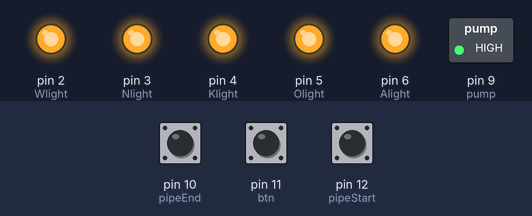
Bench run of a sketch on a simulated Arduino Uno, built with avr-gcc and run on an emulated ATmega328P. On the bench: switched loads named in the sketch (green lamp = pin HIGH), output pins drawn as LEDs (lit = HIGH). Inputs (shaded band) come from the test bench; at power-on: pin 10 (pipeEnd) HIGH, pin 11 (btn) HIGH, pin 12 (pipeStart) HIGH.

Above: at 1.2 s.
1.3 s: pin 10 (pipeEnd) pulled LOW for 0.15 s
At 1.7 s:
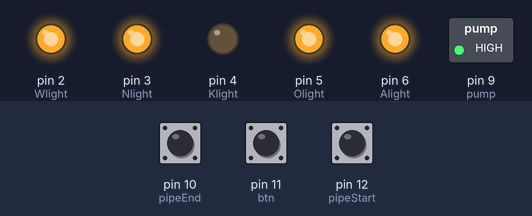
At 4.0 s:
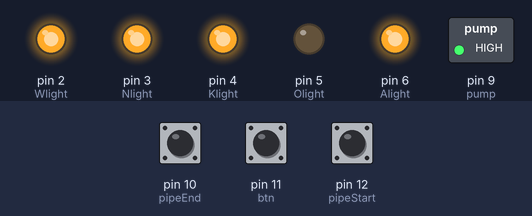
Timing chart, 0 to 10.3 s (numbered marks = the images above; inputs shaded):
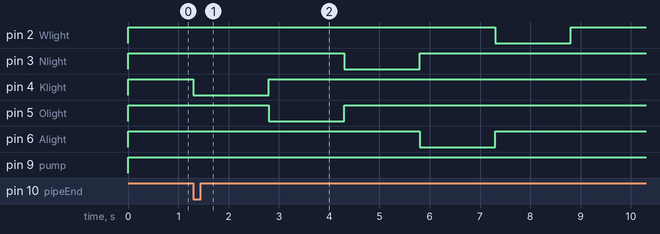

Measured:
- after the input at 1.3 s, pin 2 (Wlight): HIGH → LOW after 6.0 s, → HIGH 1.5 s later; pin 3 (Nlight): HIGH → LOW after 3.0 s, → HIGH 1.5 s later; pin 4 (Klight): HIGH → LOW at once, → HIGH 1.5 s later; pin 5 (Olight): HIGH → LOW after 1.5 s, → HIGH 1.5 s later; pin 6 (Alight): HIGH → LOW after 4.5 s, → HIGH 1.5 s later

The sketch:

PipePumpMain.ino
```cpp
#include <Time.h>
#include <TimeAlarms.h>

// W = 2
// n = 3
// k = 4
// a = 5
// o = 6

// kanow

// nkwoa -> konaw
int Nlight = 3;
int Klight = 4;
int Olight = 5;
int Alight = 6;
int Wlight = 2;

int window = 13;
int pipeStart = 12;
int btn = 11;  // 리셋 버튼
int pipeEnd = 10;
int pump = 9;
int pipeFirst = false;

void setup() {
  Serial.begin(9600);
  pinMode(Klight, OUTPUT);
  pinMode(Olight, OUTPUT);
  pinMode(Nlight, OUTPUT);
  pinMode(Alight, OUTPUT);
  pinMode(Wlight, OUTPUT);
  pinMode(pump, OUTPUT);
  pinMode(pipeStart, INPUT_PULLUP);
  pinMode(pipeEnd, INPUT_PULLUP);
  pinMode(window, INPUT_PULLUP);
  pinMode(btn, INPUT_PULLUP);
}

void loop() {
  unsigned long currentMillis = millis();
  digitalWrite(Klight, HIGH);
  digitalWrite(Olight, HIGH);
  digitalWrite(Nlight, HIGH);
  digitalWrite(Alight, HIGH);
  digitalWrite(Wlight, HIGH);
  digitalWrite(pump, HIGH);
  if (digitalRead(pipeStart) == 1) {
    pipeFirst = true;
  }
  if (digitalRead(pipeEnd) == 1) {
    digitalWrite(Klight, HIGH);
    digitalWrite(Olight, HIGH);
    digitalWrite(Nlight, HIGH);
    digitalWrite(Alight, HIGH);
    digitalWrite(Wlight, HIGH);
    pipeFirst = false;
  }
  // 모두 닫은 상태에서 불이 모두 꺼지고 리셋 버튼 누르는것을 확인하고 문제 없으면 OK
  // 닫기 전에 리셋 누르면 delay 때문에 묻힘
  if (pipeFirst) {
    digitalWrite(Klight, LOW);
    Alarm.delay(1500);
    digitalWrite(Olight, LOW);
    digitalWrite(Klight, HIGH);
    Alarm.delay(1500);
    digitalWrite(Nlight, LOW);
    digitalWrite(Olight, HIGH);
    Alarm.delay(1500);
    digitalWrite(Alight, LOW);
    digitalWrite(Nlight, HIGH);
    Alarm.delay(1500);
    digitalWrite(Wlight, LOW);
    digitalWrite(Alight, HIGH);
    Alarm.delay(1500);
    digitalWrite(Wlight, HIGH);
    Alarm.delay(3000);
  }
  if (digitalRead(btn) == 0) {
    pipeFirst = false;
    digitalWrite(Klight, HIGH);
    digitalWrite(Olight, HIGH);
    digitalWrite(Nlight, HIGH);
    digitalWrite(Alight, HIGH);
    digitalWrite(Wlight, HIGH);
  }
}
```
